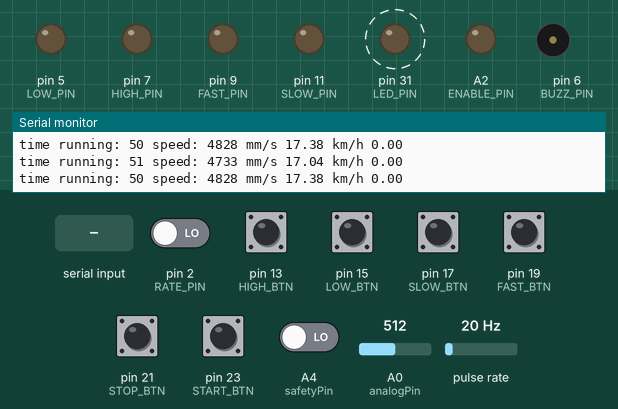
Simulated run of this sketch. Board: Arduino Mega 2560, built with avr-gcc and run on an emulated ATmega2560. Parts: output pins drawn as LEDs (lit = HIGH), buzzer (waves = sounding, pin HIGH), the last lines printed to the serial monitor. Wiring (inferred from the names in the program): pulse sensor: data pin 3. Dashed ring = blinking. The test bench sets the inputs (shaded band); at power-on: A4 (safetyPin), pin 2 (RATE_PIN), pin 13 (HIGH_BTN), pin 15 (LOW_BTN), pin 17 (SLOW_BTN), pin 19 (FAST_BTN), pin 21 (STOP_BTN), pin 23 (START_BTN) LOW, A0 (analogPin) = 512, pulse rate 20 Hz.

Above: at 1.2 s.
1.3 s: "4\n" received over Serial
4.8 s: "5\n" received over Serial
8.3 s: A4 (safetyPin) driven HIGH
At 9.2 s:
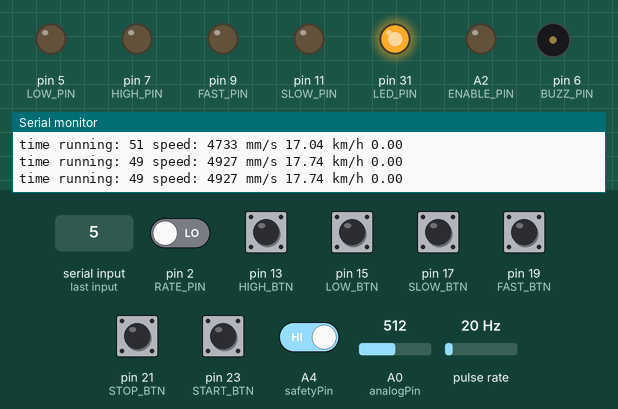
12.0 s: pin 15 (LOW_BTN) pulled HIGH for 0.15 s
At 12.07 s:
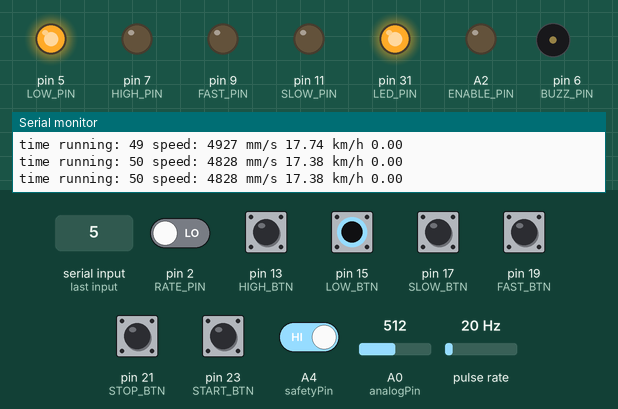
13.6 s: pin 23 (START_BTN) pulled HIGH for 0.15 s
At 14.0 s:
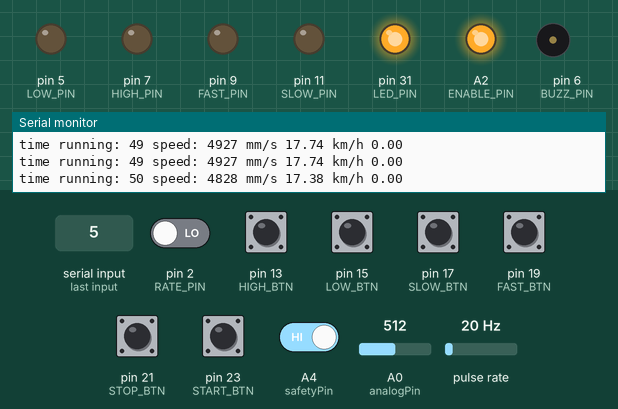
Timing chart, 0 to 16.2 s (numbered marks = the images above; inputs shaded):
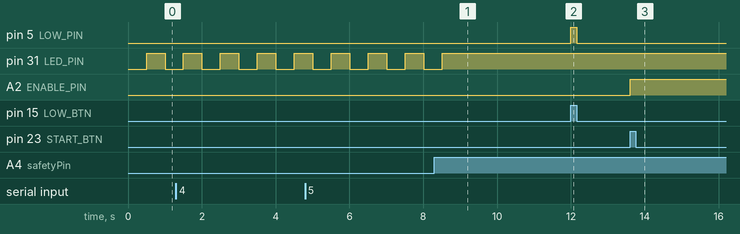

Measured:
- after the input at 8.3 s, pin 31 (LED_PIN): goes on until 8.5 s, then stays HIGH
- after the input at 12.0 s, pin 5 (LOW_PIN): LOW → HIGH at once, → LOW 0.15 s later
- after the input at 13.6 s, A2 (ENABLE_PIN): LOW → HIGH at once
- by itself, pin 31 (LED_PIN): alternates HIGH for 0.50 s and LOW for 0.50 s

The sketch:

laufband_testing_mega.ino
```cpp
#include <QuickPID.h> // https://github.com/Dlloydev/QuickPID
/*
 * autotune: https://github.com/osPID/osPID-Firmware/blob/master/osPID_Firmware/PID_AutoTune_v0.cpp
 *
 * from https://github.com/br3ttb/Arduino-PID-Library/blob/master/examples/PID_PonM/PID_PonM.ino
 * descrition http://brettbeauregard.com/blog/2017/06/introducing-proportional-on-measurement/
 *
 */
/*
#include <PID_v1.h>

//Define Variables we'll be connecting to
double Setpoint, Input, Output;

//Specify the links and initial tuning parameters
PID myPID(&Input, &Output, &Setpoint,2,5,1,P_ON_M, DIRECT); //P_ON_M specifies that Proportional on Measurement be used
                                                            //P_ON_E (Proportional on Error) is the default behavior

void setup()
{
  //initialize the variables we're linked to
  Input = analogRead(0);
  Setpoint = 100;

  //turn the PID on
  myPID.SetMode(AUTOMATIC);
}

void loop()
{
  Input = analogRead(0);
  myPID.Compute();
  analogWrite(3,Output);
}
*/

/*
 * 338cm = 14 pulses
 * 941 = 1° = 1,75%, 118 = 7,2° = 12,63%
 *
 *
 */


#define CLOCKFREQUENCY  160000000
// custom frequency is 1/10Hz
#define MAXFREQUENCY          200
#define MINFREQUENCY           10
#define DEFAULTFREQ           100
#define DEFAULTINC              5

#define HEIGHTMIN             941
#define HEIGHTMAX             118

volatile long increment;
volatile long frequency;  // in 1/10
volatile long oldFrequency;
volatile long period;
volatile long time0;
volatile long time1;
volatile long time2;

//Define Variables we'll be connecting to
//float Setpoint, Input, Output;

float speedtarget = 4.00;
float speedsoll;
float speedkm;

#define heartMaxArray 10
uint8_t heartCount;
volatile long heartTime;
uint16_t heartArray[heartMaxArray];


//Define the aggressive and conservative and POn Tuning Parameters
float aggKp = 4, aggKi = 0.1, aggKd = 0.5;
float consKp = 2, consKi = 0.05, consKd = 0.25;

//Specify the links
QuickPID myPID(&speedkm, &speedsoll, &speedtarget);

const byte ENABLE_PIN     = A2;
const byte FAST_PIN       = 9;
const byte SLOW_PIN       = 11;
const byte HIGH_PIN       = 7;
const byte LOW_PIN        = 5;
const byte analogPin      = A0;
const byte safetyPin      = A4;
const byte speedPin       = 3;  // input pin that the interruption will be attached to

const byte FAST_BTN       = 19;
const byte SLOW_BTN       = 17;
const byte HIGH_BTN       = 13;
const byte LOW_BTN        = 15;

const byte START_BTN      = 23;
const byte STOP_BTN       = 21;
const byte UP_BTN         = 29;
const byte DOWN_BTN       = 27;
const byte ENTER_BTN      = 25;

const byte LED_PIN        = 31;

const byte RATE_PIN       = 2;
const byte RATE_POLAR_PIN = 4;
const byte BUZZ_PIN       = 6;

String pin_str = "";        // reading from serial input


bool enable = false;
bool target = false;
bool acc = false;
bool dec = false;
bool up = false;
bool down = false;
bool speedStart = false;


void InitTimer() {
  // Clear Timer/Counter Control Register for Interrupt 1
  TCCR1A = 0;       // Clear TCCR1A/B registers
  TCCR1B = 0;
  TCCR2A = 0;       // Clear TCCR1A/B registers
  TCCR2B = 0;
  TCNT1 = 0;        // Initialize counter to 0

  pinMode(FAST_PIN, OUTPUT);
  pinMode(SLOW_PIN, OUTPUT);

  // Compare register for TIMER1: (16mHz / frequency - `) = 15999 = 0x3E7F / 2^6
  period = (CLOCKFREQUENCY / ( frequency * 16 * 128) ) -1;
  OCR1A = period;

  // Timer/Counter Control Register for Interrupt 1 on register B
  TCCR1B |= (1 << WGM12);    // Mode 4, CTC--Clear Timer on Compare
  TCCR1B |= (1 << CS10);     // Clock Select Bit, no prescaling
  TCCR1B |= (1 << CS12);     // Clock Select Bit, no prescaling
  TIMSK1 |= (1 << OCIE1A);   // The value in OCR1A is used for compare
}

void setup() {
  Serial.begin(115200);

  pinMode(ENABLE_PIN, OUTPUT);
  pinMode(FAST_PIN, OUTPUT);
  pinMode(SLOW_PIN, OUTPUT);
  pinMode(HIGH_PIN, OUTPUT);
  pinMode(LOW_PIN, OUTPUT);

  pinMode(LED_PIN, OUTPUT);
  pinMode(BUZZ_PIN, OUTPUT);

  pinMode(FAST_BTN, INPUT);
  pinMode(SLOW_BTN, INPUT);
  pinMode(HIGH_BTN, INPUT);
  pinMode(LOW_BTN, INPUT);
  pinMode(START_BTN, INPUT);
  pinMode(STOP_BTN, INPUT);

  pinMode(ENTER_BTN, INPUT);
  pinMode(DOWN_BTN, INPUT);
  pinMode(UP_BTN, INPUT);


  pinMode(analogPin, INPUT);
  pinMode(safetyPin, INPUT);
  pinMode(speedPin, INPUT_PULLUP);

  pinMode(RATE_PIN, INPUT);
  pinMode(RATE_POLAR_PIN, INPUT);

  attachInterrupt(digitalPinToInterrupt(speedPin), speedSensor, FALLING);
  attachInterrupt(digitalPinToInterrupt(RATE_PIN), heartSensor, RISING);

  frequency = DEFAULTFREQ;  // Start off with 100Hz

  cli();                    // Turn interrupts off
  InitTimer();              // Set up timer interrupt
  sei();                    // Turn interrupts on

  oldFrequency = frequency - 1;
  CheckFrequency();
  increment = DEFAULTINC;

  digitalWrite(LED_PIN, HIGH);

  //turn the PID on
  myPID.SetMode(myPID.Control::automatic);

}

void loop() {
  // every 10s diagnostics
  if (time1 < millis()) {
    time1 = millis() + 10000;
    Serial.print(" steigung: ");
    Serial.print(heightSensor(),1);
    Serial.print(" puls: ");
    Serial.println(heartBeat());
  }

  if (digitalRead(START_BTN)) {
    if (digitalRead(safetyPin)) {
      enable = true;
      speedStart = false;
      digitalWrite(ENABLE_PIN, HIGH);
//      Serial.println("running... ");
    } else {
//      Serial.println("safety circuit open! ");
    }
  }
  if (digitalRead(STOP_BTN)) {
    enable = false;
    speedStart = false;
    target = false;
    digitalWrite(ENABLE_PIN, LOW);
//    Serial.println("stop. ");

  }
  if (digitalRead(SLOW_BTN)) {
    if (enable) {
      if (!acc) {
          acc = false;
          dec = true;
//          Serial.print("slowerBTN... ");
      }
    }
  }
  else {
    dec = false;
    //acc = false;
  }
  if (digitalRead(FAST_BTN)) {
    if (enable) {
      if (!dec) {
          dec = false;
          acc = true;
 //         Serial.println("fasterBTN... ");
      }
    }
  }
  else {
    //dec = false;
    acc = false;
  }

  if (digitalRead(HIGH_BTN)) {
    if (!down && (digitalRead(safetyPin))) {
        digitalWrite(HIGH_PIN, HIGH);
        up = true;
//        Serial.println("higherBTN... ");
    }
  }
  else {
    digitalWrite(HIGH_PIN, LOW);
    up = false;
  }

  if (digitalRead(LOW_BTN)) {
    if (!up && (digitalRead(safetyPin))) {
        digitalWrite(LOW_PIN, HIGH);
        down = true;
//        Serial.println("lowerBTN... ");
    }
  }
  else {
    digitalWrite(LOW_PIN, LOW);
    down = false;
  }

/*
  if (digitalRead(UP_BTN))
    Serial.println(" highW ");
  if (digitalRead(DOWN_BTN))
    Serial.println(" downW ");
  if (digitalRead(ENTER_BTN))
    Serial.println(" enterW ");
*/

  if (!digitalRead(safetyPin)) {
    enable = false;
    speedStart = false;
    target = false;
    digitalWrite(ENABLE_PIN, LOW);
    Serial.println("safety circuit open! ");
    Serial.println("stop. ");
    digitalWrite(LED_PIN, !digitalRead(LED_PIN));
    delay(500);
  }
  else {
    digitalWrite(LED_PIN, HIGH);
  }

  // every 0.5s speed control
  if (time2 < millis()) {
    time2 = millis() + 500;
    if (target) {
//      speedControl();
    }
  }

  while (Serial.available()){
    char in_char = Serial.read();
    if (int(in_char)!=-1){
      pin_str+=in_char;
    }
    if (in_char=='\n'){
      int pin_num = pin_str.toInt();
      switch (pin_num) {
        // enable
        case 0:
          enable = false;
          speedStart = false;
          target = false;
          digitalWrite(ENABLE_PIN, LOW);
          Serial.println("stop. ");
          break;
        case 1:
          if (digitalRead(safetyPin)) {
            enable = true;
            speedStart = false;
            digitalWrite(ENABLE_PIN, HIGH);
            Serial.println("running... ");
          } else {
            Serial.println("safety circuit open! ");
          }
          break;
        case 2:
          if (enable) {
            if (!acc) {
                dec = false;
                acc = true;
                Serial.println("faster... ");
            } else {
                dec = false;
                acc = false;
                Serial.println("stop acc. ");
            }
          }
          break;
        case 3:
          if (enable) {
            if (!dec) {
                acc = false;
                dec = true;
                Serial.println("slower... ");
            } else {
                dec = false;
                acc = false;
                Serial.println("stop dec. ");
            }
          }
          break;
        case 4:
          if (!up) {
            if (down) {
              digitalWrite(LOW_PIN, LOW);
              down = false;
              Serial.println("lower stop. ");
            } else {
              digitalWrite(LOW_PIN, HIGH);
              down = true;
              Serial.println("lower... ");
            }
          }
          break;
        case 5:
          if (!down) {
            if (up) {
              digitalWrite(HIGH_PIN, LOW);
              up = false;
              Serial.println("upper stop. ");
            } else {
              digitalWrite(HIGH_PIN, HIGH);
              up = true;
              Serial.println("upper... ");
            }
          }
          break;
        case 6:
          if (enable) {
            if (target) {
              target = false;
              dec = false;
              acc = false;
              Serial.println("stop target speed. ");
            }
            else {
              target = true;
              Serial.println("starting target pid controller. ");
            }
          }
          else
            Serial.println("start inverter first! ");
          break;
        case 10:
          frequency -= increment;
          CheckFrequency();
          break;
        case 11:
          frequency += increment;
          CheckFrequency();
          break;
        default:
          if (pin_num >=20 && pin_num <= 100) {
            speedtarget = float(pin_num) / 10 + 0.1;
            Serial.print("target speed: ");
            Serial.println(speedtarget);
          }
          break;
      }
      pin_str = "";
    }
  }
}

void speedSensor() {
  long countTime = millis() - time0;
  time0 = millis();
  if (speedStart == false)
    speedStart = true;
  else {
    long speedmm = 241428 / countTime;
    speedkm = (float)(speedmm) / 1000 * 3.6;

    Serial.print("time running: ");
    Serial.print(countTime);
    Serial.print(" speed: ");
    Serial.print(speedmm);
    Serial.print(" mm/s ");
    Serial.print(speedkm);
    Serial.print(" km/h ");
    Serial.println(speedsoll);
  }
}


void heartSensor() {
  long countTimeH = millis() - heartTime;
  heartTime = millis();
  if (heartCount < heartMaxArray) {
     heartArray[heartCount] = 6000 / (countTimeH);
     heartCount++;
  }
  else {
    heartCount = 0;
  }

  Serial.print("time counting: ");
  Serial.print(countTimeH);
  Serial.print(" beat: ");
  Serial.println(60000 / countTimeH);
}

uint16_t heartBeat() {
  uint16_t heartBeatVal;
  for (int i = 0; i < heartMaxArray; i++)
    heartBeatVal = heartBeatVal + heartArray[i];
  heartBeatVal = heartBeatVal / (10 * heartMaxArray);
  return heartBeatVal;
}


float heightSensor() {
  int incr = analogRead(analogPin);
  Serial.print("höhe: ");
  Serial.print(incr);
//  float incrDeg = 7.2 - ((float)(incr)-118) / (941-118) * 6.2;
  float incrRel = 12.63 - ((float)(incr)-HEIGHTMAX) / (HEIGHTMIN-HEIGHTMAX) * 10.88;  // relative %
  return incrRel;
}

/*
void speedControl() {
  float speedgap = abs(speedtarget - speedkm);
if (speedgap < 5) {                             // if we're close to setpoint, use conservative tuning parameters
    myPID.SetTunings(consKp, consKi, consKd);
  } else {
    myPID.SetTunings(aggKp, aggKi, aggKd);
  }
  myPID.Compute();
  // calculate the acceleration according to the speddifference
  frequency = MINFREQUENCY + ((MAXFREQUENCY - MINFREQUENCY)/10) * abs(speedsoll - speedtarget);
  CheckFrequency();
  Serial.print("PID out: ");
  Serial.print(speedsoll);
  Serial.print("  frequency: ");
  Serial.print(frequency);
  if (speedsoll > speedkm) {
    dec = false;
    acc = true;
//      Serial.println("   faster... ");
  }
  else {
    dec = true;
    acc = false;
//      Serial.println("   slower... ");
  }
}

*/
void CheckFrequency()
{
  if (frequency != oldFrequency) {        // change
    if (frequency > MAXFREQUENCY) {       // max reached?
      frequency = MAXFREQUENCY;
    }
    if (frequency < MINFREQUENCY) {       // min reached?
      frequency = MINFREQUENCY;
    }
    period = (CLOCKFREQUENCY / ( frequency * 16 * 128) ) -1;
    cli();
    OCR1A = period;
    sei();
    oldFrequency = frequency;
  }
  Serial.print("frequency: ");
  Serial.println(frequency);
}


ISR(TIMER1_COMPA_vect)
{
  // timer for frequency
  if (acc)
    digitalWrite(FAST_PIN, !digitalRead(FAST_PIN));
  else
    digitalWrite(FAST_PIN, LOW);
  if (dec)
    digitalWrite(SLOW_PIN, !digitalRead(SLOW_PIN));
  else
    digitalWrite(SLOW_PIN, LOW);
}
```
